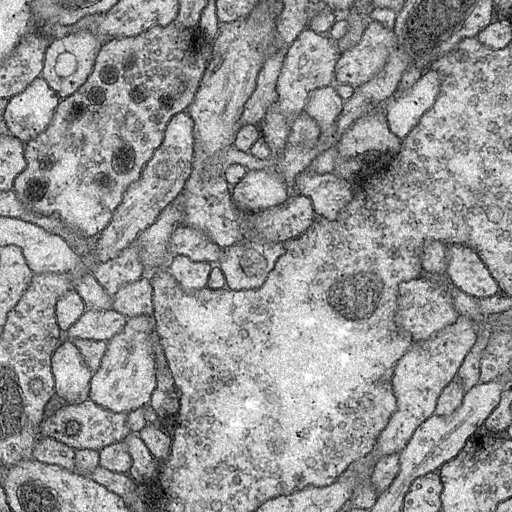
#> input picture ISBI/test/image/00000.png, 512 x 512 px, given in place of train-volume.tif, which was not available
$ jupyter execute --allow-errors 'U-Net .ipynb'   (text cells are left out)
#> lines starting #> are read from the running program, lines starting #| are printed output that depends on the picture; pictures that were not available may be replaced by others from this repository, and a replacement may not be noted
[cell 1]
import sys
import mindspore
print(sys.executable)
print(mindspore.run_check())
#> (this line was passed over: mindspore is not available in this run)
from PIL import Image, ImageSequence
import math
import numpy as np
import matplotlib.pyplot as plt
#显示下载好的数据
train_image_path = "data/train-volume.tif"
train_masks_path = "data/train-labels.tif"
image = np.array([np.array(p) for p in ImageSequence.Iterator(Image.open(train_image_path))])
masks = np.array([np.array(p) for p in ImageSequence.Iterator(Image.open(train_masks_path))])
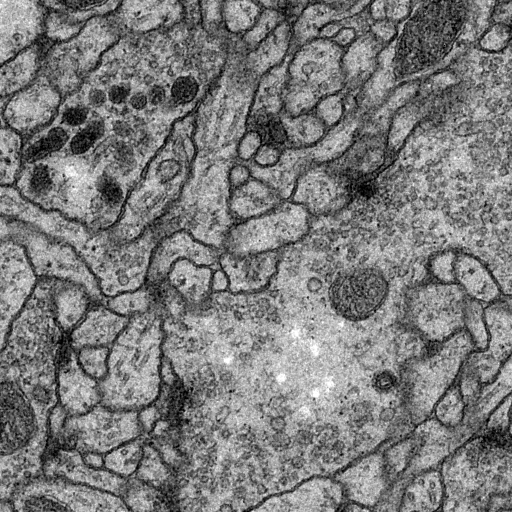
#> input picture ISBI/test/image/00001.png, 512 x 512 px, given in place of train-labels.tif, which was not available

def show_image(image_list,num = 6):
#> called with image_list = array of shape (1, 512, 512), num = 12
    img_titles = []
    img_draws = []
    for ind,img in enumerate(image_list):
        if ind == num:
            break
        img_titles.append(ind)
        img_draws.append(img)
#> this loop made 1 pass
#> ind on pass 1: 0
#> after the loop, img_draws = 1 item; img_titles = [0]

    for i in range(len(img_titles)):
        if len(img_titles) > 6:
            row = 3
        elif 3<len(img_titles)<=6:
            row = 2
        else:
            row = 1
        col = math.ceil(len(img_titles)/row)
        plt.subplot(row,col,i+1),plt.imshow(img_draws[i],'gray')
        plt.title(img_titles[i])
        plt.xticks([]),plt.yticks([])
#> this loop made 1 pass
#> (row, col) on pass 1: (1, 1)
    plt.show()

show_image(image,num = 12)
show_image(masks,num = 12)
#> the loop in show_image (call 2), `for ind,img in enumerate(image_list):` made 1 pass
#> the loop in show_image (call 2), `for i in range(len(img_titles)):` made 1 pass

[cell 2]
import os
import cv2
import mindspore.dataset as ds
import glob
import mindspore.dataset.vision as vision_C  #.c_transforms
import mindspore.dataset.transforms as C_transforms #.c_transform
import random
import mindspore
from mindspore.dataset.vision import Inter

# [16 lines left out: functions train_transforms, val_transforms, not called in this run]


class Data_Loader:
    def __init__(self, data_path):
        # 初始化函数，读取所有data_path下的图片
        self.data_path = data_path
        self.imgs_path = glob.glob(os.path.join(data_path, 'image/*.png'))
        self.label_path = glob.glob(os.path.join(data_path, 'mask/*.png'))

    # [6 lines left out: function __getitem__, not called in this run]

    @property
    def column_names(self):
        column_names = ['image', 'label']
        return column_names

    def __len__(self):
        # 返回训练集大小
        return len(self.imgs_path)


def create_dataset(data_dir, img_size, batch_size, augment, shuffle):
    mc_dataset = Data_Loader(data_path=data_dir)
    dataset = ds.GeneratorDataset(mc_dataset, mc_dataset.column_names, shuffle=shuffle)

    if augment:
        transform_img = train_transforms(img_size)
    else:
        transform_img = val_transforms(img_size)

    seed = random.randint(1,1000)
    mindspore.set_seed(seed)
    dataset = dataset.map(input_columns='image', num_parallel_workers=1, operations=transform_img)
    mindspore.set_seed(seed)
    dataset = dataset.map(input_columns="label", num_parallel_workers=1, operations=transform_img)

    if shuffle:
        dataset = dataset.shuffle(buffer_size=10000)
    dataset = dataset.batch(batch_size, num_parallel_workers=1)
    if augment == True and shuffle == True:
        print("训练集数据量：", len(mc_dataset))
    elif augment == False and shuffle == False:
        print("验证集数据量：", len(mc_dataset))
    else:
        pass
    return dataset

#> (a cell that did not finish here is left out)

[cell 4]
from mindspore import nn
import mindspore.numpy as np
import mindspore.ops as ops
import mindspore.ops.operations as F

# [5 lines left out: function double_conv, not called in this run]
class UNet(nn.Cell):
    def __init__(self, in_ch = 3, n_classes = 1):
        super(UNet, self).__init__()
        self.concat1 = F.Concat(axis=1)
        self.concat2 = F.Concat(axis=1)
        self.concat3 = F.Concat(axis=1)
        self.concat4 = F.Concat(axis=1)
        self.double_conv1 = double_conv(in_ch, 64)
        self.maxpool1 = nn.MaxPool2d(kernel_size=2, stride=2)
        self.double_conv2 = double_conv(64, 128)
        self.maxpool2 = nn.MaxPool2d(kernel_size=2, stride=2)
        self.double_conv3 = double_conv(128, 256)
        self.maxpool3 = nn.MaxPool2d(kernel_size=2, stride=2)
        self.double_conv4 = double_conv(256, 512)
        self.maxpool4 = nn.MaxPool2d(kernel_size=2, stride=2)
        self.double_conv5 = double_conv(512, 1024)

        self.upsample1 = nn.ResizeBilinear()
        self.double_conv6 = double_conv(1024 + 512, 512)
        self.upsample2 = nn.ResizeBilinear()
        self.double_conv7 = double_conv(512 + 256, 256)
        self.upsample3 = nn.ResizeBilinear()
        self.double_conv8 = double_conv(256 + 128, 128)
        self.upsample4 = nn.ResizeBilinear()
        self.double_conv9 = double_conv(128 + 64, 64)

        self.final = nn.Conv2d(64, n_classes, 1)
        self.sigmoid = ops.Sigmoid()

    # [27 lines left out: function construct, not called in this run]

[cell 5]
import numpy as np
from mindspore._checkparam import Validator as validator
from mindspore.nn import Metric
from mindspore import Tensor

class metrics_(Metric):
    # [91 lines left out: functions __init__, Acc_metrics, IoU_metrics, Dice_metrics, Sens_metrics, Spec_metrics and 3 more, not called in this run]

#> (a cell that did not finish here is left out)

[cell 7]
import mindspore.nn as nn
from mindspore import ops
import mindspore
from mindspore import ms_function
os.system("pip install ml_collections" )
import ml_collections

def get_config():
    """configuration """
    config = ml_collections.ConfigDict()
    config.epochs = 25
    config.train_data_path = "src/datasets/ISBI/train/"
    config.val_data_path = "src/datasets/ISBI/val/"
    config.imgsize = 224
    config.batch_size = 4
    config.pretrained_path = None
    config.in_channel = 3
    config.n_classes = 1
    config.lr = 0.0005
    return config

#> (the rest of this cell did not finish here and is left out)

[cell 8]
import os
import cv2
import mindspore.dataset as ds
import glob
import mindspore.dataset.vision as vision_C
import mindspore.dataset.transforms as C_transforms
import random
import mindspore
from mindspore.dataset.vision import Inter
import numpy as np
from tqdm import tqdm
# import skimage.io as io


# [6 lines left out: function val_transforms, not called in this run]

class Data_Loader:
    # [22 lines left out: functions __init__, __getitem__, column_names, not called in this run]

    def __len__(self):
        return len(self.imgs_path)


# [44 lines left out: functions create_dataset, model_pred, not called in this run]

#> (the rest of this cell did not finish here and is left out)

[cell 9]
image_path = "src/datasets/ISBI/test/image/"
pred_path = "predict/"

image_list = os.listdir(image_path)
pred_list = os.listdir(pred_path)[1:]
# print(image_list)
# print(pred_list)
test_image = np.array([cv2.imread(image_path + image_list[p], -1) for p in range(len(image_list))])
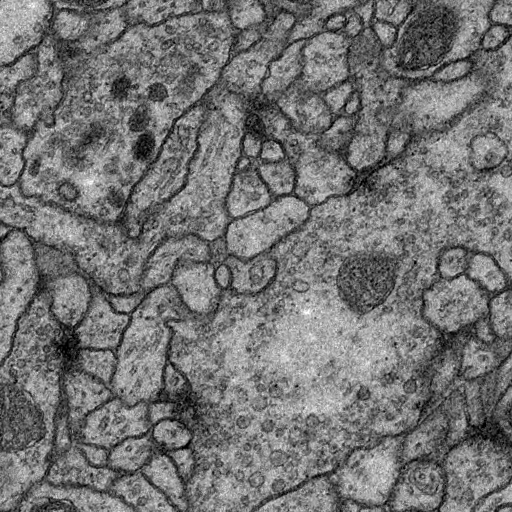
#> input picture ISBI/test/image/00002.png, 512 x 512 px, found by its file name
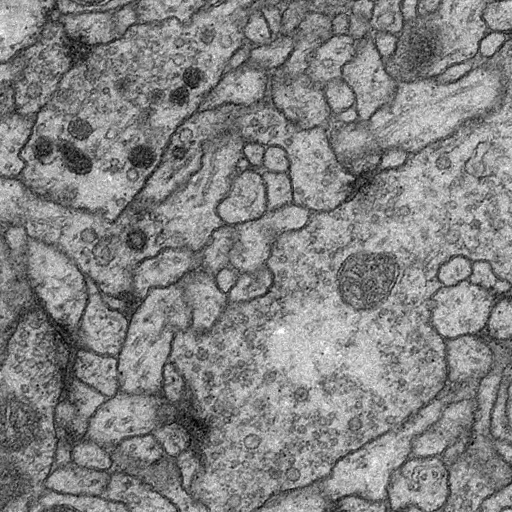
#> input picture ISBI/test/image/00003.png, 512 x 512 px, found by its file name
pred_masks = np.array([cv2.imread(pred_path + pred_list[p], -1) for p in range(len(pred_list))])

show_image(test_image, num = 12)
#> call 3 of show_image, with image_list = array of shape (4, 512, 512), num = 12
#> the loop in show_image (call 3), `for ind,img in enumerate(image_list):` made 4 passes
#> after the loop in show_image (call 3), `for ind,img in enumerate(image_list):`: img_draws = 4 items; img_titles = [0, 1, 2, 3]
#> the loop in show_image (call 3), `for i in range(len(img_titles)):` made 4 passes
#> in show_image (call 3), `plt.show()`:
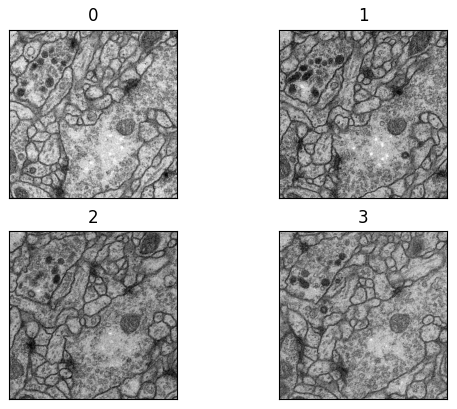
#> figure drawn by matplotlib, 4 panels
show_image(pred_masks, num = 12)

[cell 10]
#切片图片保存到本地
import cv2
import numpy as np
import skimage.io as io
train_image_path = "data/train-volume.tif"
train_masks_path = "data/train-labels.tif"
test_image_path = "data/test-volume.tif"
image = np.array([np.array(p) for p in ImageSequence.Iterator(Image.open(train_image_path))])
masks = np.array([np.array(p) for p in ImageSequence.Iterator(Image.open(train_masks_path))])
test = np.array([np.array(p) for p in ImageSequence.Iterator(Image.open(test_image_path))])

for i in range(image.shape[0]):
    io.imsave(os.path.join("src/datasets/train_imgs", "%05d.png" % i), image[i])
    io.imsave(os.path.join("src/datasets/train_mask", "%05d.png" % i), masks[i])

for i in range(test.shape[0]):
    io.imsave(os.path.join("src/datasets/test_imgs", "%05d.png" % i), test[i])
